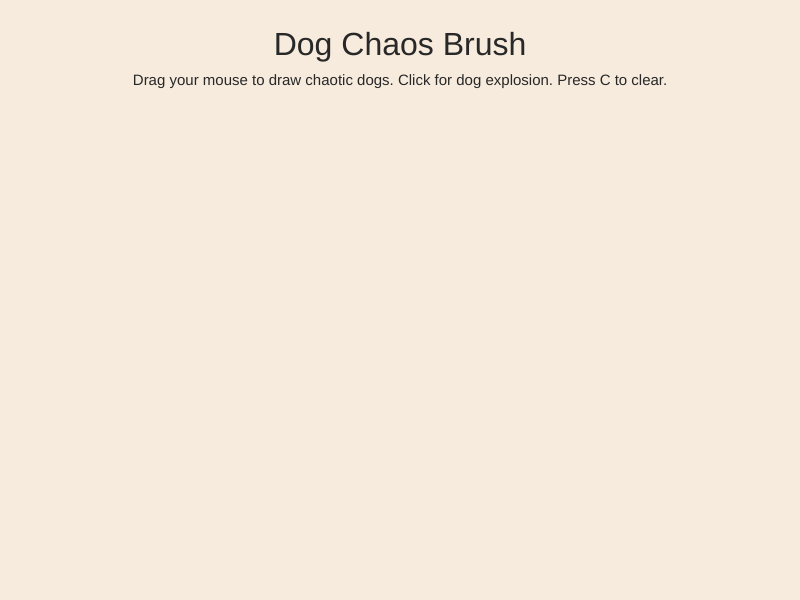
Frame 1 (no input)
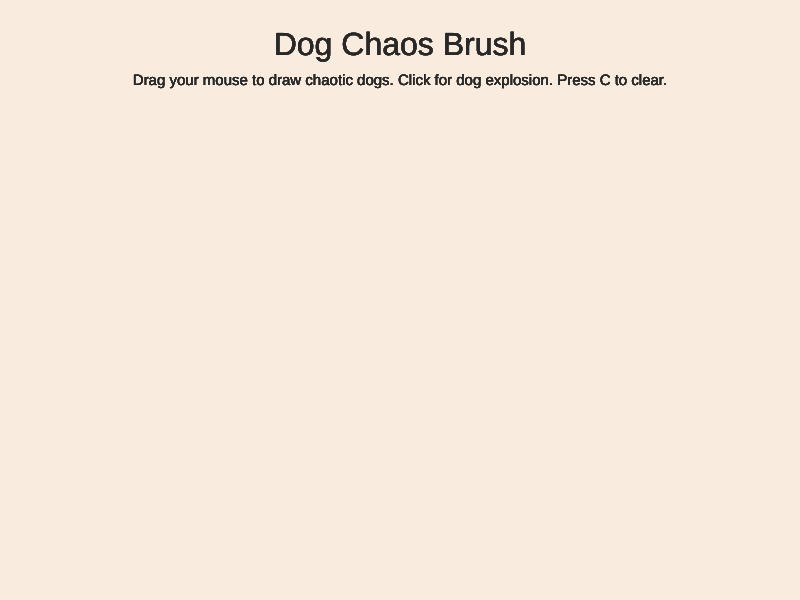
Frame 60 (no input)
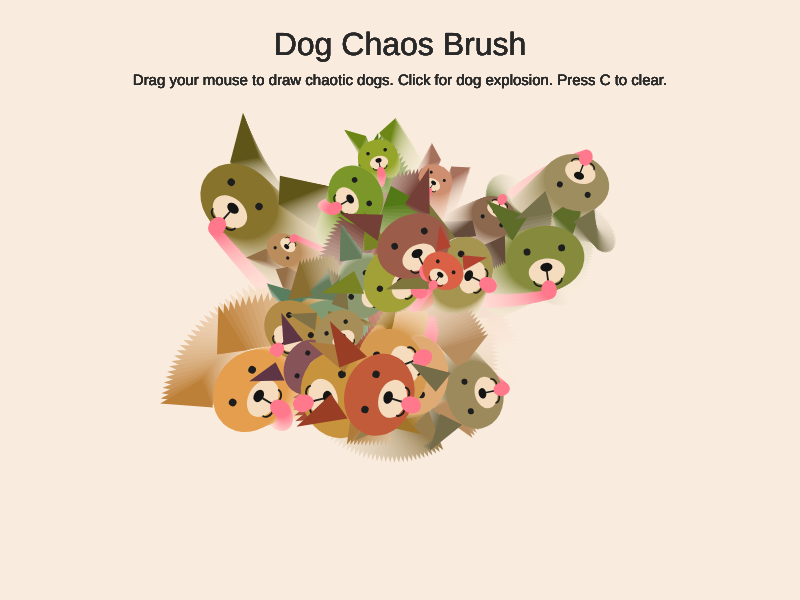
Frame 120 (the mouse pressed at the canvas centre since frame 60)

The p5.js sketch that drew these frames (run headless with seeded random() and noise() and a simulated clock; from frame 60 on, the mouse is pressed at the canvas centre):

// p5.js sketch
// ── sketch.js
let dogs = [];

function setup() {
  createCanvas(800, 600);
  textFont("Arial");
  background(245, 235, 220);
}

function draw() {
  background(245, 235, 220, 18);

  fill(40);
  noStroke();
  textSize(32);
  textAlign(CENTER);
  text("Dog Chaos Brush", width / 2, 55);

  textSize(15);
  text("Drag your mouse to draw chaotic dogs. Click for dog explosion. Press C to clear.", width / 2, 85);

  for (let dog of dogs) {
    dog.x += dog.vx;
    dog.y += dog.vy;
    dog.angle += dog.spin;
    dog.size *= 0.995;

    push();
    translate(dog.x, dog.y);
    rotate(dog.angle);
    scale(dog.size);

    drawDog(0, 0, dog.r, dog.g, dog.b);

    pop();
  }

  dogs = dogs.filter(dog => dog.size > 0.25);
}

function mouseDragged() {
  addDog(mouseX, mouseY);
}

function mousePressed() {
  for (let i = 0; i < 25; i++) {
    addDog(mouseX + random(-80, 80), mouseY + random(-80, 80));
  }
}

function keyPressed() {
  if (key === "c" || key === "C") {
    dogs = [];
    background(245, 235, 220);
  }
}

function addDog(x, y) {
  dogs.push({
    x: x,
    y: y,
    vx: random(-2, 2),
    vy: random(-2, 2),
    angle: random(TWO_PI),
    spin: random(-0.06, 0.06),
    size: random(0.5, 1.3),
    r: random(120, 230),
    g: random(80, 170),
    b: random(40, 120)
  });
}

function drawDog(x, y, r, g, b) {
  noStroke();

  // ears
  fill(r - 40, g - 30, b - 20);
  triangle(x - 35, y - 25, x - 60, y - 75, x - 15, y - 50);
  triangle(x + 35, y - 25, x + 60, y - 75, x + 15, y - 50);

  // face
  fill(r, g, b);
  ellipse(x, y, 90, 75);

  // muzzle
  fill(245, 220, 190);
  ellipse(x, y + 15, 42, 30);

  // eyes
  fill(30);
  circle(x - 20, y - 10, 8);
  circle(x + 20, y - 10, 8);

  // nose
  fill(20);
  ellipse(x, y + 10, 14, 10);

  // mouth
  stroke(30);
  strokeWeight(2);
  line(x, y + 15, x, y + 25);
  noFill();
  arc(x - 8, y + 25, 16, 12, 0, PI);
  arc(x + 8, y + 25, 16, 12, 0, PI);

  // tongue
  noStroke();
  fill(255, 120, 140);
  ellipse(x, y + 36, 18, 22);
}
